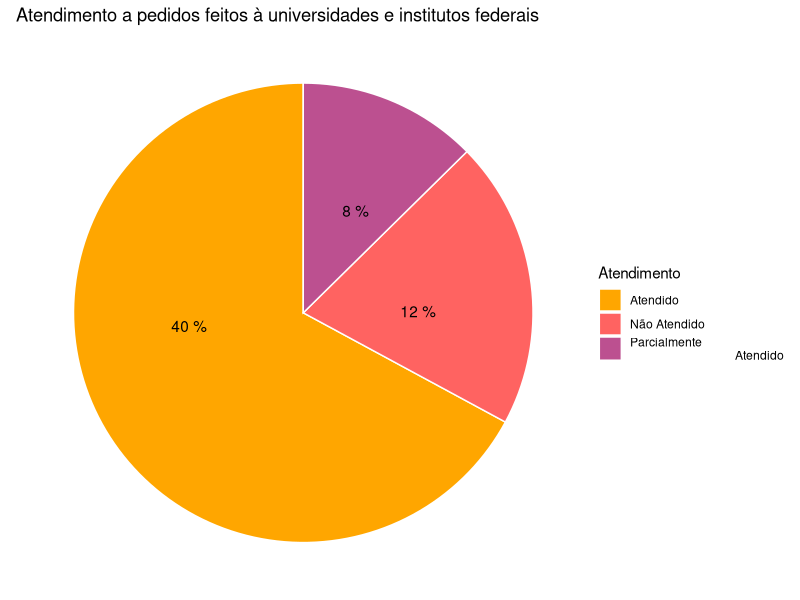

The R source for this figure:
## ---- chunk 1
library(ggplot2)
## ---- chunk 2

#Data frame
df <- data.frame("atendimento" = c("Atendido", "Não Atendido", "Parcialmente
                                   Atendido"), 
                 "total_pedidos" = c(351,106,66),
                 "perc" = c("40 %", "12 %", "8 %"))

#Plot

mycols <- c("#ffa600", "#ff6361", "#bc5090", "#58508d")

ggplot(df, aes(x="", y=total_pedidos, fill=atendimento)) +
  geom_bar(width = 1, stat = "identity", color = "white") +
  coord_polar("y", start = 0)+
  geom_text(aes(y = total_pedidos, label = perc), color = "black", 
            position = position_stack(vjust = 0.6))+
  scale_fill_manual(values = mycols) +
  theme_void() +
  labs(fill = "Atendimento" , 
       title = "Atendimento a pedidos feitos à universidades e institutos federais")
